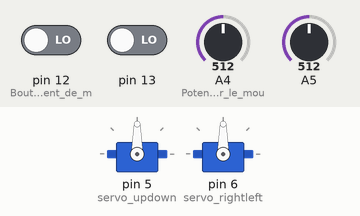
Bench run of a sketch on a simulated Arduino Uno, built with avr-gcc and run on an emulated ATmega328P. Shown: 2 × servo. Inputs (shaded band) come from the test bench; at power-on: A4 (Potentiomètre_pour_le_mou) = 512, pin 13 LOW, A5 = 512, pin 12 (Bouton_de_changement_de_m) LOW. What the sketch prints to the serial monitor is not drawn.

Above: at 1.2 s.
1.3 s: A4 (Potentiomètre_pour_le_mou) set to 716
At 1.9 s:
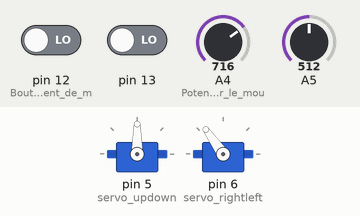
2.8 s: pin 13 driven HIGH
At 3.9 s:
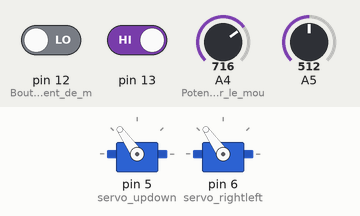
4.3 s: A4 (Potentiomètre_pour_le_mou) set to 900
At 4.8 s:
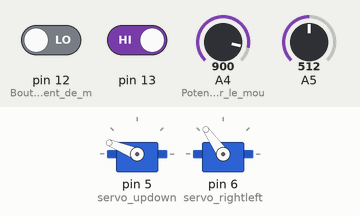
5.8 s: A4 (Potentiomètre_pour_le_mou) set to 1023
At 6.8 s:
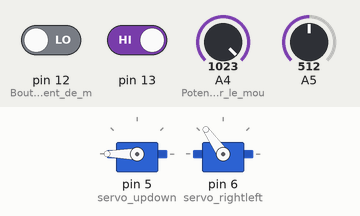
7.4 s: A4 (Potentiomètre_pour_le_mou) set to 306
At 8.6 s:
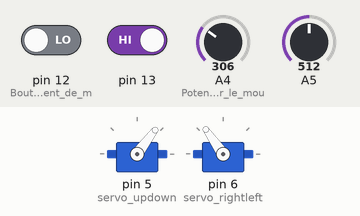
8.9 s: A5 set to 1005
11.9 s: A5 set to 1023
Timing chart, 0 to 14.4 s (numbered marks = the images above; inputs shaded):
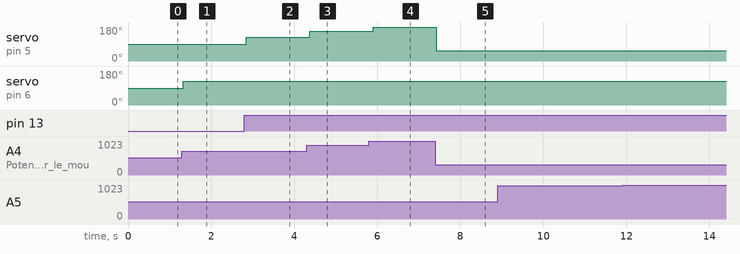

The sketch:

Tracker-solaire.ino
```cpp
#include <Servo.h>

// définir des broches pour le tracker solaire
#include <Servo.h>
// Initialiser les variables
int mode = 0;
int axe = 0;
int buttonState1 = 0;
int buttonState2 = 0;
int prevButtonState1 = 0;
int prevButtonState2 = 0;

int ldrtopr = 0;                // LDR en haut à droite
int ldrtopl = 1;               // LDR en haut à gauche
int ldrbotr = 2;               // LDR en bas à droite
int ldrbotl = 3;               // LDR en bas à gauche
int topl = 0;
int topr = 0;
int botl = 0;
int botr = 0;

// Déclarer deux servos
Servo servo_updown;
Servo servo_rightleft;

int threshold_value = 10;           // Sensibilité de mesure
//prototype de la fonction
  void manualsolartracker();
  void automaticsolartracker();

void setup()
{
  Serial.begin(9600);                                // Configuration de la connexion série  // Ouvre le port série, définit le débit de données à 9600 bps
  Serial.println("CLEARDATA");                       // Effacer toutes les données déjà placées
  Serial.println("LABEL,t,voltage,current,power,Mode");   // Définir les en-têtes de colonnes (commande PLX-DAQ)

  pinMode(12, INPUT);              // Bouton de changement de mode
  pinMode(11, INPUT);              // Changement d'axe
  pinMode(A4, INPUT);              // Potentiomètre pour le mouvement gauche-droite et pour le mouvement haut-bas

  servo_updown.attach(5);             // Servomoteur pour le mouvement haut-bas
  servo_rightleft.attach(6);          // Servomoteur pour le mouvement gauche-droite
}

void loop()
{
  // pv_power();
  char Mode;
  float volt = analogRead(A5) * 5.0 / 1023;
  float voltage = 2 * volt;                // Volt = (R1 / (R1 + R2)) * Voltage / R1 = R2 = 10 Ohms  => voltage = 2 * volt
  float current = voltage / 20;            // I = voltage / (R1 + R2)
  float power = voltage * current;
  Serial.print("DATA,TIME,"); // Commande PLX-DAQ
  Serial.print(voltage);    // Envoyer la tension au port série
  Serial.print(",");
  Serial.print(current);    // Envoyer le courant au port série
  Serial.print(",");
  Serial.print(power);  // Envoyer la puissance au port série
  Serial.print(",");

  // Serial.println(Mode);
  buttonState1 = digitalRead(12);
  if (buttonState1 != prevButtonState1)  {
    if (buttonState1 == HIGH) {
      // Changer de mode et allumer l'indicateur correct
      if (mode == 1) {
        mode = 0;
      } else {
        mode = 1;
      }
    }
  }
  prevButtonState1 = buttonState1;
  delay(50); // Attendre 50 millisecondes

  if (mode == 0) {
    Mode = 'M';
    Serial.println(Mode);   // Envoyer le mode "Manuel" au port série
    manualsolartracker();
  } else { // Mode automatique
    Mode = 'A';
    Serial.println(Mode);
    automaticsolartracker(); // Envoyer le mode "Automatique" au port série
  }
}

void automaticsolartracker() {

  // Capturer les valeurs analogiques de chaque LDR
  topr = analogRead(ldrtopr);         // Capturer la valeur analogique du LDR en haut à droite
  topl = analogRead(ldrtopl);         // Capturer la valeur analogique du LDR en haut à gauche
  botr = analogRead(ldrbotr);         // Capturer la valeur analogique du LDR en bas à droite
  botl = analogRead(ldrbotl);         // Capturer la valeur analogique du LDR en bas à gauche

    // Calculer la moyenne
    int avgtop = (topr + topl) / 2;     // Moyenne des LDR en haut
    int avgbot = (botr + botl) / 2;     // Moyenne des LDR en bas
    int avgleft = (topl + botl) / 2;    // Moyenne des LDR à gauche
    int avgright = (topr + botr) / 2;   // Moyenne des LDR à droite

    // Obtenir la différence
    int diffelev = avgtop - avgbot;      // Obtenir la différence moyenne entre les LDR en haut et les LDR en bas
    int diffazi = avgright - avgleft;    // Obtenir la différence moyenne entre les LDR à droite et les LDR à gauche

    // Mouvement gauche-droite du tracker solaire
    if (abs(diffazi) >= threshold_value) {        // Changer de position seulement si la différence de lumière est supérieure à la valeur seuil
        if (diffazi > 0) {
            if (servo_rightleft.read() < 180) {
                servo_rightleft.write((servo_updown.read() + 2));
            }
        }
        if (diffazi < 0) {
            if (servo_rightleft.read() > 0) {
                servo_rightleft.write((servo_updown.read() - 2));
            }
        }
    }

    // Mouvement haut-bas du tracker solaire
    if (abs(diffelev) >= threshold_value) {    // Changer de position seulement si la différence de lumière est supérieure à la valeur seuil
        if (diffelev > 0) {
            if (servo_updown.read() < 180) {
                servo_updown.write((servo_rightleft.read() - 2));
            }
        }
        if (diffelev < 0) {
            if (servo_updown.read() > 0) {
                servo_updown.write((servo_rightleft.read() + 2));
            }
        }
    }
}

void manualsolartracker() {
    buttonState2 = digitalRead(13);
    if (buttonState2 != prevButtonState2) {
        if (buttonState2 == HIGH) {
            // Changer de mode et allumer l'indicateur correct
            if (axe == 1) {
                axe = 0;
            } else {
                axe = 1;
            }
        }
    }
    prevButtonState2 = buttonState2;
    delay(50); // Attendre 50 millisecondes
    if (axe == 0) {     // Contrôler le mouvement gauche-droite
        servo_rightleft.write(map(analogRead(A4), 0, 1023, 0, 180));
    } else { // Contrôler le mouvement haut-bas
        servo_updown.write(map(analogRead(A4), 0, 1023, 0, 180));
    }
}
```

Measured:
- after the input at 1.3 s, servo on pin 6 (servo_rightleft): 90° → 125° at once
- after the input at 2.8 s, servo on pin 5 (servo_updown): 90° → 125° after 0.05 s
- after the input at 4.3 s, servo on pin 5 (servo_updown): 125° → 158° after 0.08 s
- after the input at 5.8 s, servo on pin 5 (servo_updown): 158° → 180° after 0.10 s
- after the input at 7.4 s, servo on pin 5 (servo_updown): 180° → 53° at once
- after the input at 8.9 s, every drawn part: stays the same
- after the input at 11.9 s, every drawn part: stays the same
